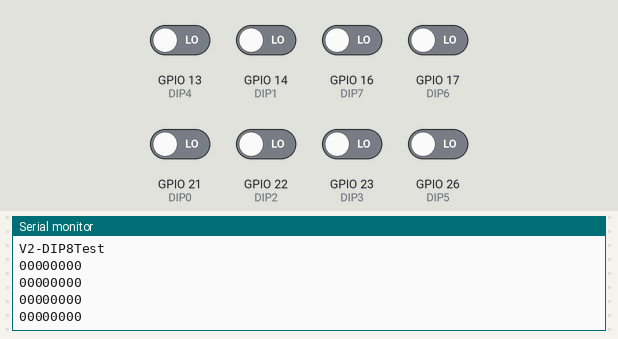
Bench run of a sketch on a simulated ESP32. Parts: the last lines printed to the serial monitor. The test bench sets the inputs (shaded band); at power-on: GPIO 13 (DIP4), GPIO 14 (DIP1), GPIO 16 (DIP7), GPIO 17 (DIP6), GPIO 21 (DIP0), GPIO 22 (DIP2), GPIO 23 (DIP3), GPIO 26 (DIP5) LOW.

Above: at 1.8 s.
1.9 s: GPIO 13 (DIP4) driven HIGH
At 2.4 s:
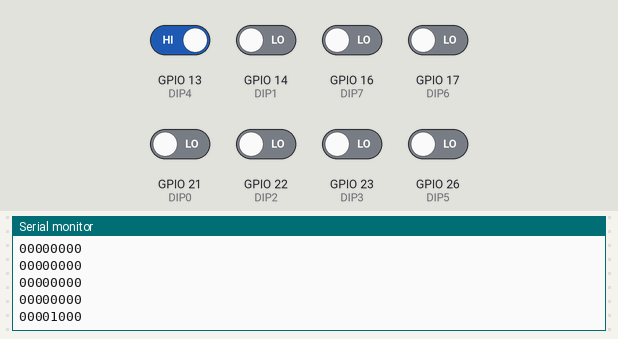
3.4 s: GPIO 14 (DIP1) driven HIGH
At 3.9 s:
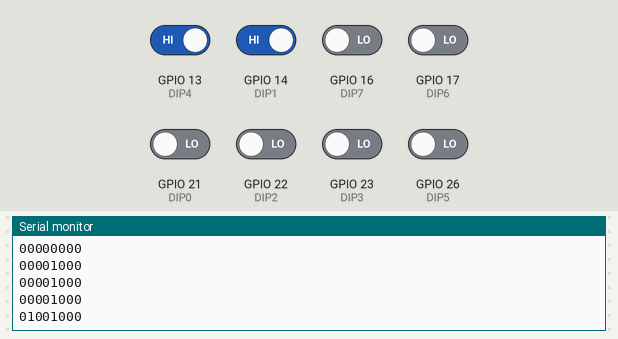
4.9 s: GPIO 16 (DIP7) driven HIGH
At 5.4 s:
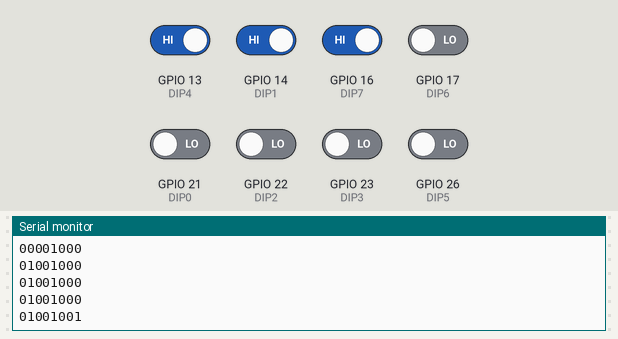
6.4 s: GPIO 17 (DIP6) driven HIGH
At 6.9 s:
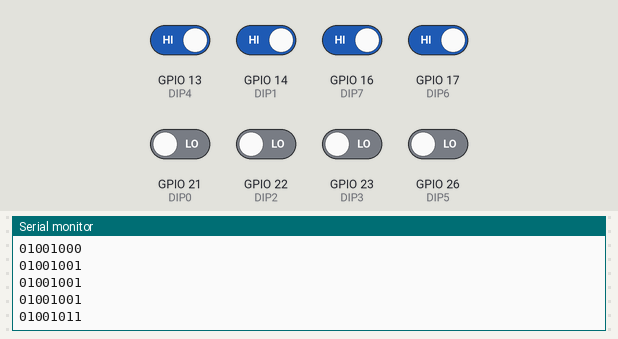
7.9 s: GPIO 21 (DIP0) driven HIGH
At 8.4 s:
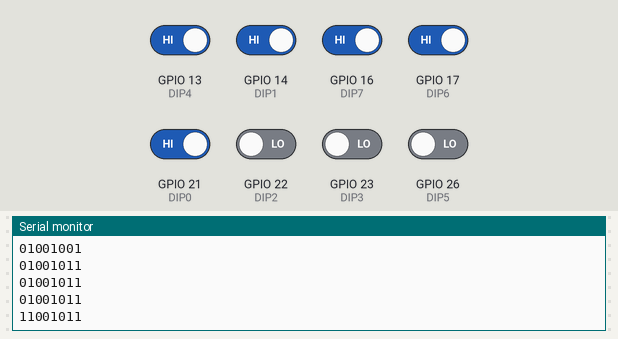
9.4 s: GPIO 22 (DIP2) driven HIGH
At 9.9 s:
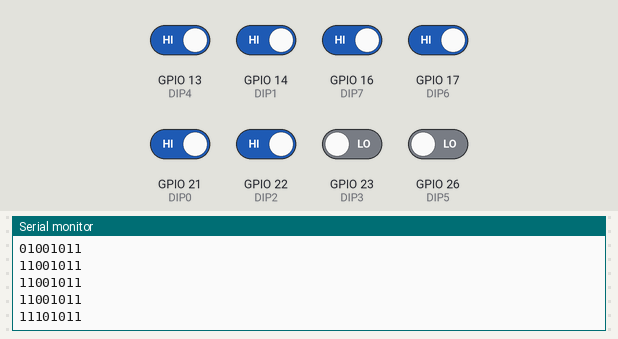
Timing chart, 0 to 11.9 s (numbered marks = the images above; inputs shaded):
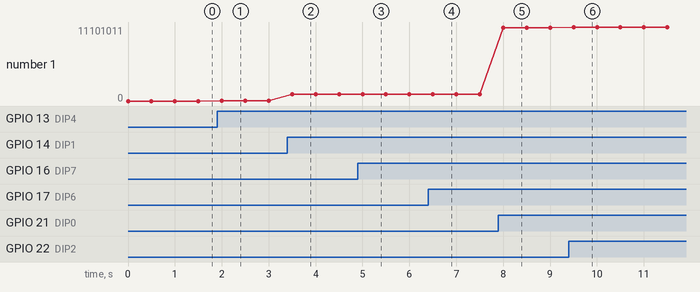

Measured:
- after the input at 1.9 s, the serial monitor: prints a new line after 0.10 s (image 1)
- after the input at 3.4 s, the serial monitor: prints a new line after 0.10 s (image 2)
- after the input at 4.9 s, the serial monitor: prints a new line after 0.10 s (image 3)
- after the input at 6.4 s, the serial monitor: prints a new line after 0.10 s (image 4)
- after the input at 7.9 s, the serial monitor: prints a new line after 0.10 s (image 5)
- after the input at 9.4 s, the serial monitor: prints a new line after 0.10 s (image 6)
- plotted number 1: 0 → 1000 after the input at 1.9 s, 1000 → 1001000 after the input at 3.4 s, 1001000 → 1001001 after the input at 4.9 s, 1001001 → 1001011 after the input at 6.4 s, 1001011 → 11001011 after the input at 7.9 s

The sketch:

V3-ESP32-DIP8Test.ino
```cpp
// GP06
#define DIP0 21
// GP07
#define DIP1 14
// SCL
#define DIP2 22
// SDA
#define DIP3 23
// GP13
#define DIP4 13
// GP26
#define DIP5 26
// GP00
#define DIP6 17
// GP01
#define DIP7 16


void setup() {
  // put your setup code here, to run once:
  pinMode(DIP0, INPUT);
  pinMode(DIP1, INPUT);
  pinMode(DIP2, INPUT);
  pinMode(DIP3, INPUT);
  pinMode(DIP4, INPUT);
  pinMode(DIP5, INPUT);
  pinMode(DIP6, INPUT);
  pinMode(DIP7, INPUT);

  Serial.begin(115200);
  Serial.println("\nV2-DIP8Test");
}

void loop() {
  // put your main code here, to run repeatedly:

  Serial.print(digitalRead(DIP0));
  Serial.print(digitalRead(DIP1));
  Serial.print(digitalRead(DIP2));
  Serial.print(digitalRead(DIP3));
  Serial.print(digitalRead(DIP4));
  Serial.print(digitalRead(DIP5));
  Serial.print(digitalRead(DIP6));
  Serial.println(digitalRead(DIP7));
  delay(500);
}
```
